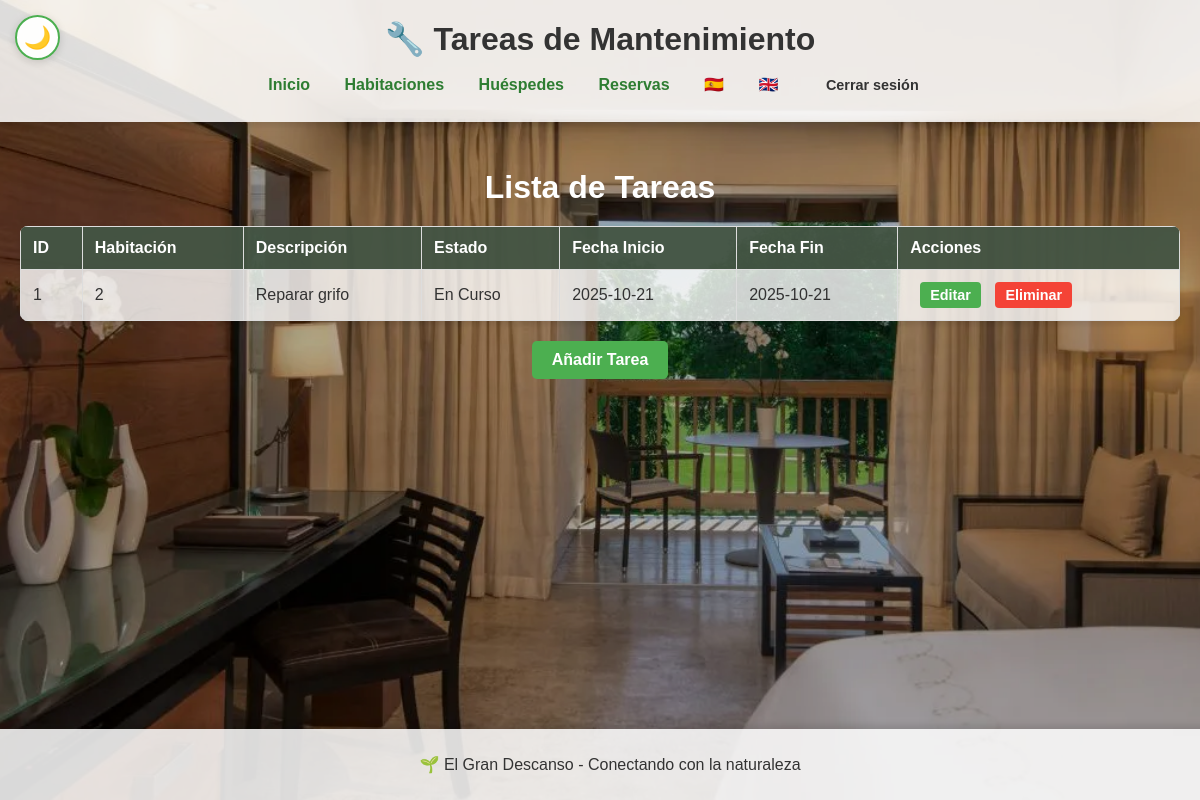
/src/views/maintenance/tasks.php (signed in), run on the app's committed database.
### tables this page shows
CREATE TABLE tareas_mantenimiento (
  id INT AUTO_INCREMENT PRIMARY KEY,
  habitacion_id INT NOT NULL,
  descripcion VARCHAR(255),
  fecha_inicio DATE NOT NULL,
  fecha_fin DATE NOT NULL,
  estado ENUM('Programada','En Curso','Finalizada') NOT NULL DEFAULT 'Programada',
  FOREIGN KEY (habitacion_id) REFERENCES habitaciones(id) ON DELETE CASCADE
);

### src/config/language.php (called while the page is built, shortened)
<?php
$lang = $_COOKIE['language'] ?? 'es';
$t = $translations[$lang];

### src/views/maintenance/tasks.php (the view, shortened to what this page needs)
<?php
require_once __DIR__ . '/../../config/language.php';
try {
    $db = Database::getInstance();
    $tasks = $db->query("SELECT t.id, t.habitacion_id, t.descripcion, t.estado, t.fecha_inicio, t.fecha_fin FROM tareas_mantenimiento t")->fetchAll();
} catch (Exception $e) {
    echo "<div class='error'>Error al cargar las tareas: " . htmlspecialchars($e->getMessage()) . "</div>";
}
?>
<!DOCTYPE html>
<html lang="es">
<head>
    <link rel="stylesheet" href="../../style.css">
</head>
<body class="layout rooms-page">
    <button id="theme-toggle" title="Cambiar tema">🌙</button>
    <header class="header">
        <h1>🔧 <?= $t['maintenance_tasks'] ?></h1>
        <nav class="navbar">
            <a href="../../../index.php"><?= $t['home'] ?></a>
            <a href="../rooms/list.php"><?= $t['rooms'] ?></a>
            <a href="../guests/guestsList.php"><?= $t['guests'] ?></a>
            <a href="../reservations/reservationsList.php"><?= $t['reservations'] ?></a>
            <a href="?lang=es" title="Español">🇪🇸</a>
            <a href="?lang=en" title="English">🇬🇧</a>
            <a href="../../../logout.php" class="btn btn-danger"><?= $t['logout'] ?></a>
        </nav>
    </header>
    <main class="main">
        <section class="rooms">
            <h2><?= $t['tasks_list'] ?></h2>
            <table class="table">
                <thead>
                    <tr>
                        <th><?= $t['id'] ?></th>
                        <th><?= $t['room'] ?></th>
                        <th><?= $t['description'] ?></th>
                        <th><?= $t['status'] ?></th>
                        <th><?= $t['start_date'] ?></th>
                        <th><?= $t['end_date'] ?></th>
                        <th><?= $t['actions'] ?></th>
                    </tr>
                </thead>
                <tbody>
                    <?php if (!empty($tasks)): ?>
                        <?php foreach ($tasks as $task): ?>
                            <tr>
                                <td><?= htmlspecialchars($task['id']) ?></td>
                                <td><?= htmlspecialchars($task['habitacion_id']) ?></td>
                                <td><?= htmlspecialchars($task['descripcion']) ?></td>
                                <td><?= htmlspecialchars($task['estado']) ?></td>
                                <td><?= htmlspecialchars($task['fecha_inicio']) ?></td>
                                <td><?= htmlspecialchars($task['fecha_fin']) ?></td>
                                <td class="actions">
                                    <?php if (session_status() !== PHP_SESSION_ACTIVE) { session_start(); } if (isset($_SESSION['usuario']) && $_SESSION['usuario'] === 'admin'): ?>
                                        <form method="GET" action="editTask.php" style="display:inline;">
                                            <button type="submit" class="btn btn-primary"><?= $t['edit'] ?></button>
                                        </form>
                                        <form method="POST" action="deleteTask.php" style="display:inline;">
                                            <button type="submit" class="btn btn-danger"><?= $t['delete'] ?></button>
                                        </form>
                                    <?php endif; ?>
                                </td>
                            </tr>
                        <?php endforeach; ?>
                    <?php else: ?>
                        <tr><td colspan="7">No hay tareas registradas.</td></tr>
                    <?php endif; ?>
                </tbody>
            </table>
        </section>
        <?php if (session_status() !== PHP_SESSION_ACTIVE) { session_start(); } if (isset($_SESSION['usuario']) && $_SESSION['usuario'] === 'admin'): ?>
        <div class="create-room">
            <form method="GET" action="addTask.php">
                <button type="submit" class="btn btn-primary"><?= $t['add_task'] ?></button>
            </form>
        </div>
        <?php endif; ?>
    </main>
    <footer class="footer">
        <p><?= $t['footer'] ?></p>
    </footer>
</body>
</html>

### src/style.css (style rules this page uses)
body { font-family: Arial, sans-serif; margin: 0; padding: 0; background: url('./img/Principal.jpg') no-repeat center center fixed; background-size: cover; color: #333; }
body::after { content: ""; position: absolute; top: 0; left: 0; width: 100%; height: 100%; background-color: rgba(0, 0, 0, 0.3); z-index: -1; }
.header { background-color: rgba(255, 255, 255, 0.85); color: #333; padding: 20px; text-align: center; box-shadow: 0 4px 6px rgba(0, 0, 0, 0.1); }
.header h1 { margin: 0; font-size: 2em; }
.navbar { margin-top: 10px; }
.navbar a { color: #2E7D32; text-decoration: none; margin: 0 15px; font-weight: bold; }
.main { padding: 20px; }
.footer { background-color: rgba(255, 255, 255, 0.85); color: #333; text-align: center; padding: 10px; position: fixed; bottom: 0; width: 100%; box-shadow: 0 -4px 6px rgba(0, 0, 0, 0.1); }
.table { width: 100%; border-collapse: collapse; margin-top: 20px; background-color: rgba(255, 255, 255, 0.8); border-radius: 8px; overflow: hidden; box-shadow: 0 4px 6px rgba(0, 0, 0, 0.1); }
.table th, .table td { padding: 10px; text-align: center; border: 1px solid #ddd; }
.table th { background-color: rgba(209, 226, 209, 0.8); color: white; }
.btn { padding: 5px 10px; border: none; border-radius: 4px; cursor: pointer; font-size: 0.9em; font-weight: bold; }
.btn-primary { background-color: #4CAF50; color: white; }
.btn-danger { background-color: #F44336; color: white; }
.layout.rooms-page { display: flex; flex-direction: column; min-height: 100vh; }
.rooms { flex: 1; }
.actions { margin-bottom: 20px; text-align: right; }
.actions .btn { margin-left: 10px; }
.rooms table { width: 100%; margin-top: 10px; }
.rooms th, .rooms td { padding: 12px; text-align: left; border-bottom: 1px solid #ddd; }
.rooms th { background-color: rgba(30, 50, 30, 0.8); color: white; }
.rooms h2 { text-align: center; color: #FFFFFF; font-size: 2em; margin-bottom: 20px; }
.create-room { text-align: center; margin-top: 20px; margin-bottom: 20px; }
.create-room .btn { padding: 10px 20px; font-size: 1em; border-radius: 5px; }
body.rooms-page { background: url('./img/Habitacion.jpg') no-repeat center center fixed; background-size: cover; }
#theme-toggle { position: fixed; top: 15px; left: 15px; background-color: rgba(255, 255, 255, 0.95); border: 2px solid #4CAF50; border-radius: 50%; width: 45px; height: 45px; font-size: 22px; cursor: pointer; z-index: 1000; transition: all 0.3s ease; display: flex; align-items: center; justify-content: center; box-shadow: 0 2px 8px rgba(0, 0, 0, 0.15); }
.navbar .btn-danger { background-color: #F44336; color: white; padding: 8px 20px; border-radius: 6px; text-decoration: none; font-weight: bold; border: none; cursor: pointer; font-size: 0.9em; transition: all 0.3s ease; display: inline-block; margin-left: 15px; }
.navbar .btn { background-color: transparent; color: inherit; padding: 8px 12px; border-radius: 6px; text-decoration: none; font-weight: bold; border: 1px solid transparent; cursor: pointer; font-size: 0.9em; transition: all 0.3s ease; display: inline-block; }

### data on the page
tareas_mantenimiento: id "1", habitacion "2", descripcion "Reparar grifo", estado "En Curso", fecha_inicio "2025-10-21", fecha_fin "2025-10-21", edit "Editar", delete "Eliminar"

### other printed values
$t['maintenance_tasks'] "Tareas de Mantenimiento"
$t['home'] "Inicio"
$t['rooms'] "Habitaciones"
$t['guests'] "Huéspedes"
$t['reservations'] "Reservas"
$t['logout'] "Cerrar sesión"
$t['tasks_list'] "Lista de Tareas"
$t['id'] "ID"
$t['room'] "Habitación"
$t['description'] "Descripción"
$t['status'] "Estado"
$t['start_date'] "Fecha Inicio"
$t['end_date'] "Fecha Fin"
$t['actions'] "Acciones"
$t['add_task'] "Añadir Tarea"
